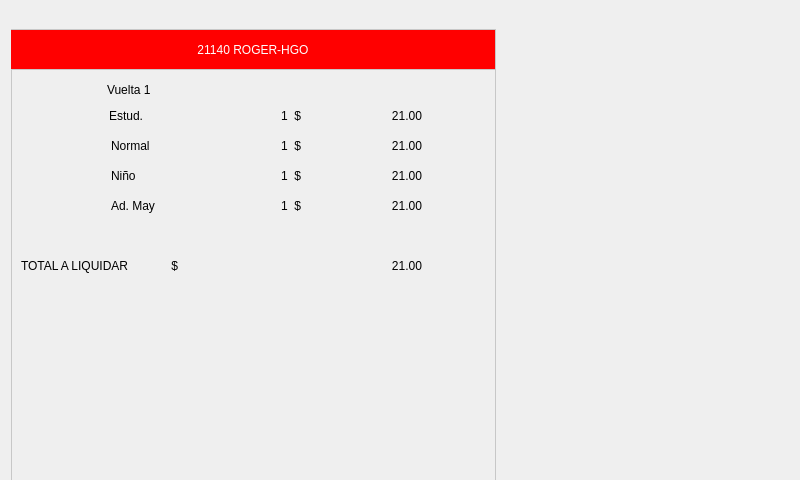
<?xml version="1.0" encoding="UTF-8"?>
<ui version="4.0">
 <class>Form</class>
 <widget class="QWidget" name="Form">
  <property name="geometry">
   <rect>
    <x>0</x>
    <y>0</y>
    <width>800</width>
    <height>480</height>
   </rect>
  </property>
  <property name="minimumSize">
   <size>
    <width>800</width>
    <height>480</height>
   </size>
  </property>
  <property name="maximumSize">
   <size>
    <width>800</width>
    <height>480</height>
   </size>
  </property>
  <property name="windowTitle">
   <string>Form</string>
  </property>
  <widget class="QLabel" name="label_font">
   <property name="geometry">
    <rect>
     <x>0</x>
     <y>0</y>
     <width>800</width>
     <height>480</height>
    </rect>
   </property>
   <property name="text">
    <string/>
   </property>
   <property name="pixmap">
    <pixmap>../Imagenes/Servicios.jpg</pixmap>
   </property>
   <property name="scaledContents">
    <bool>true</bool>
   </property>
   <property name="margin">
    <number>0</number>
   </property>
   <property name="indent">
    <number>-1</number>
   </property>
  </widget>
  <widget class="QFrame" name="destinos">
   <property name="geometry">
    <rect>
     <x>11</x>
     <y>29</y>
     <width>485</width>
     <height>456</height>
    </rect>
   </property>
   <property name="styleSheet">
    <string notr="true">QFrame{
border: 1px solid #c7c7c7;
}</string>
   </property>
   <property name="frameShape">
    <enum>QFrame::StyledPanel</enum>
   </property>
   <property name="frameShadow">
    <enum>QFrame::Raised</enum>
   </property>
   <widget class="QLabel" name="label_vuelta">
    <property name="geometry">
     <rect>
      <x>96</x>
      <y>50</y>
      <width>101</width>
      <height>21</height>
     </rect>
    </property>
    <property name="styleSheet">
     <string notr="true">border: 0;
font: 15pt &quot;MS Sans Serif&quot;;</string>
    </property>
    <property name="text">
     <string>Vuelta 1</string>
    </property>
   </widget>
   <widget class="QLabel" name="label_estudiantes">
    <property name="geometry">
     <rect>
      <x>98</x>
      <y>80</y>
      <width>71</width>
      <height>31</height>
     </rect>
    </property>
    <property name="styleSheet">
     <string notr="true">border: 0;
font: 15pt &quot;MS Sans Serif&quot;;</string>
    </property>
    <property name="frameShadow">
     <enum>QFrame::Plain</enum>
    </property>
    <property name="lineWidth">
     <number>0</number>
    </property>
    <property name="text">
     <string>Estud.</string>
    </property>
    <property name="alignment">
     <set>Qt::AlignLeading|Qt::AlignLeft|Qt::AlignTop</set>
    </property>
   </widget>
   <widget class="QLabel" name="label_head">
    <property name="geometry">
     <rect>
      <x>-1</x>
      <y>0</y>
      <width>486</width>
      <height>41</height>
     </rect>
    </property>
    <property name="styleSheet">
     <string notr="true">color:rgb(255, 255, 255);
background-color:rgb(255, 0, 0);
font: 87 20pt &quot;Arial Black&quot;;</string>
    </property>
    <property name="text">
     <string>21140 ROGER-HGO</string>
    </property>
    <property name="alignment">
     <set>Qt::AlignCenter</set>
    </property>
   </widget>
   <widget class="QLabel" name="label_estudiantes_2">
    <property name="geometry">
     <rect>
      <x>100</x>
      <y>110</y>
      <width>71</width>
      <height>31</height>
     </rect>
    </property>
    <property name="styleSheet">
     <string notr="true">border: 0;
font: 15pt &quot;MS Sans Serif&quot;;</string>
    </property>
    <property name="frameShadow">
     <enum>QFrame::Plain</enum>
    </property>
    <property name="lineWidth">
     <number>0</number>
    </property>
    <property name="text">
     <string>Normal</string>
    </property>
    <property name="alignment">
     <set>Qt::AlignLeading|Qt::AlignLeft|Qt::AlignTop</set>
    </property>
   </widget>
   <widget class="QLabel" name="label_estudiantes_3">
    <property name="geometry">
     <rect>
      <x>100</x>
      <y>140</y>
      <width>71</width>
      <height>31</height>
     </rect>
    </property>
    <property name="styleSheet">
     <string notr="true">border: 0;
font: 15pt &quot;MS Sans Serif&quot;;</string>
    </property>
    <property name="frameShadow">
     <enum>QFrame::Plain</enum>
    </property>
    <property name="lineWidth">
     <number>0</number>
    </property>
    <property name="text">
     <string>Niño</string>
    </property>
    <property name="alignment">
     <set>Qt::AlignLeading|Qt::AlignLeft|Qt::AlignTop</set>
    </property>
   </widget>
   <widget class="QLabel" name="label_estudiantes_4">
    <property name="geometry">
     <rect>
      <x>100</x>
      <y>170</y>
      <width>81</width>
      <height>31</height>
     </rect>
    </property>
    <property name="styleSheet">
     <string notr="true">border: 0;
font: 15pt &quot;MS Sans Serif&quot;;</string>
    </property>
    <property name="frameShadow">
     <enum>QFrame::Plain</enum>
    </property>
    <property name="lineWidth">
     <number>0</number>
    </property>
    <property name="text">
     <string>Ad. May</string>
    </property>
    <property name="alignment">
     <set>Qt::AlignLeading|Qt::AlignLeft|Qt::AlignTop</set>
    </property>
   </widget>
   <widget class="QLabel" name="label_cantidad_boletos_estud">
    <property name="geometry">
     <rect>
      <x>270</x>
      <y>80</y>
      <width>41</width>
      <height>31</height>
     </rect>
    </property>
    <property name="styleSheet">
     <string notr="true">border: 0;
font: 15pt &quot;MS Sans Serif&quot;;</string>
    </property>
    <property name="frameShadow">
     <enum>QFrame::Plain</enum>
    </property>
    <property name="lineWidth">
     <number>0</number>
    </property>
    <property name="text">
     <string>1  $</string>
    </property>
    <property name="alignment">
     <set>Qt::AlignLeading|Qt::AlignLeft|Qt::AlignTop</set>
    </property>
   </widget>
   <widget class="QLabel" name="label_total_cobro_estud">
    <property name="geometry">
     <rect>
      <x>340</x>
      <y>80</y>
      <width>71</width>
      <height>31</height>
     </rect>
    </property>
    <property name="styleSheet">
     <string notr="true">border: 0;
font: 15pt &quot;MS Sans Serif&quot;;</string>
    </property>
    <property name="frameShadow">
     <enum>QFrame::Plain</enum>
    </property>
    <property name="lineWidth">
     <number>0</number>
    </property>
    <property name="text">
     <string>21.00</string>
    </property>
    <property name="alignment">
     <set>Qt::AlignRight|Qt::AlignTop|Qt::AlignTrailing</set>
    </property>
   </widget>
   <widget class="QLabel" name="label_cantidad_boletos_normal">
    <property name="geometry">
     <rect>
      <x>270</x>
      <y>110</y>
      <width>41</width>
      <height>31</height>
     </rect>
    </property>
    <property name="styleSheet">
     <string notr="true">border: 0;
font: 15pt &quot;MS Sans Serif&quot;;</string>
    </property>
    <property name="frameShadow">
     <enum>QFrame::Plain</enum>
    </property>
    <property name="lineWidth">
     <number>0</number>
    </property>
    <property name="text">
     <string>1  $</string>
    </property>
    <property name="alignment">
     <set>Qt::AlignLeading|Qt::AlignLeft|Qt::AlignTop</set>
    </property>
   </widget>
   <widget class="QLabel" name="label_total_cobro_normal">
    <property name="geometry">
     <rect>
      <x>340</x>
      <y>110</y>
      <width>71</width>
      <height>31</height>
     </rect>
    </property>
    <property name="styleSheet">
     <string notr="true">border: 0;
font: 15pt &quot;MS Sans Serif&quot;;</string>
    </property>
    <property name="frameShadow">
     <enum>QFrame::Plain</enum>
    </property>
    <property name="lineWidth">
     <number>0</number>
    </property>
    <property name="text">
     <string>21.00</string>
    </property>
    <property name="alignment">
     <set>Qt::AlignRight|Qt::AlignTop|Qt::AlignTrailing</set>
    </property>
   </widget>
   <widget class="QLabel" name="label_cantidad_boletos_ninio">
    <property name="geometry">
     <rect>
      <x>270</x>
      <y>140</y>
      <width>41</width>
      <height>31</height>
     </rect>
    </property>
    <property name="styleSheet">
     <string notr="true">border: 0;
font: 15pt &quot;MS Sans Serif&quot;;</string>
    </property>
    <property name="frameShadow">
     <enum>QFrame::Plain</enum>
    </property>
    <property name="lineWidth">
     <number>0</number>
    </property>
    <property name="text">
     <string>1  $</string>
    </property>
    <property name="alignment">
     <set>Qt::AlignLeading|Qt::AlignLeft|Qt::AlignTop</set>
    </property>
   </widget>
   <widget class="QLabel" name="label_cantidad_boletos_admayor">
    <property name="geometry">
     <rect>
      <x>270</x>
      <y>170</y>
      <width>41</width>
      <height>31</height>
     </rect>
    </property>
    <property name="styleSheet">
     <string notr="true">border: 0;
font: 15pt &quot;MS Sans Serif&quot;;</string>
    </property>
    <property name="frameShadow">
     <enum>QFrame::Plain</enum>
    </property>
    <property name="lineWidth">
     <number>0</number>
    </property>
    <property name="text">
     <string>1  $</string>
    </property>
    <property name="alignment">
     <set>Qt::AlignLeading|Qt::AlignLeft|Qt::AlignTop</set>
    </property>
   </widget>
   <widget class="QLabel" name="label_total_cobro_ninio">
    <property name="geometry">
     <rect>
      <x>340</x>
      <y>140</y>
      <width>71</width>
      <height>31</height>
     </rect>
    </property>
    <property name="styleSheet">
     <string notr="true">border: 0;
font: 15pt &quot;MS Sans Serif&quot;;</string>
    </property>
    <property name="frameShadow">
     <enum>QFrame::Plain</enum>
    </property>
    <property name="lineWidth">
     <number>0</number>
    </property>
    <property name="text">
     <string>21.00</string>
    </property>
    <property name="alignment">
     <set>Qt::AlignRight|Qt::AlignTop|Qt::AlignTrailing</set>
    </property>
   </widget>
   <widget class="QLabel" name="label_total_cobro_admayor">
    <property name="geometry">
     <rect>
      <x>340</x>
      <y>170</y>
      <width>71</width>
      <height>31</height>
     </rect>
    </property>
    <property name="styleSheet">
     <string notr="true">border: 0;
font: 15pt &quot;MS Sans Serif&quot;;</string>
    </property>
    <property name="frameShadow">
     <enum>QFrame::Plain</enum>
    </property>
    <property name="lineWidth">
     <number>0</number>
    </property>
    <property name="text">
     <string>21.00</string>
    </property>
    <property name="alignment">
     <set>Qt::AlignRight|Qt::AlignTop|Qt::AlignTrailing</set>
    </property>
   </widget>
   <widget class="QLabel" name="label_estudiantes_5">
    <property name="geometry">
     <rect>
      <x>10</x>
      <y>230</y>
      <width>311</width>
      <height>31</height>
     </rect>
    </property>
    <property name="styleSheet">
     <string notr="true">border: 0;
font: 16pt &quot;MS Sans Serif&quot;;</string>
    </property>
    <property name="frameShadow">
     <enum>QFrame::Plain</enum>
    </property>
    <property name="lineWidth">
     <number>0</number>
    </property>
    <property name="text">
     <string>TOTAL A LIQUIDAR             $</string>
    </property>
    <property name="alignment">
     <set>Qt::AlignLeading|Qt::AlignLeft|Qt::AlignTop</set>
    </property>
   </widget>
   <widget class="QLabel" name="label_total_a_liquidar">
    <property name="geometry">
     <rect>
      <x>320</x>
      <y>230</y>
      <width>91</width>
      <height>31</height>
     </rect>
    </property>
    <property name="styleSheet">
     <string notr="true">border: 0;
font: 15pt &quot;MS Sans Serif&quot;;</string>
    </property>
    <property name="frameShadow">
     <enum>QFrame::Plain</enum>
    </property>
    <property name="lineWidth">
     <number>0</number>
    </property>
    <property name="text">
     <string>21.00</string>
    </property>
    <property name="alignment">
     <set>Qt::AlignRight|Qt::AlignTop|Qt::AlignTrailing</set>
    </property>
   </widget>
  </widget>
  <widget class="QLabel" name="label_fin">
   <property name="geometry">
    <rect>
     <x>560</x>
     <y>390</y>
     <width>61</width>
     <height>61</height>
    </rect>
   </property>
   <property name="text">
    <string/>
   </property>
   <property name="pixmap">
    <pixmap>../Imagenes/cerrarVuelta.png</pixmap>
   </property>
   <property name="scaledContents">
    <bool>true</bool>
   </property>
  </widget>
  <widget class="QLabel" name="label_user">
   <property name="geometry">
    <rect>
     <x>540</x>
     <y>110</y>
     <width>221</width>
     <height>231</height>
    </rect>
   </property>
   <property name="text">
    <string/>
   </property>
   <property name="pixmap">
    <pixmap>../Imagenes/User/user/generico.jpg</pixmap>
   </property>
   <property name="scaledContents">
    <bool>true</bool>
   </property>
  </widget>
  <widget class="QLabel" name="label_cancel">
   <property name="geometry">
    <rect>
     <x>710</x>
     <y>390</y>
     <width>61</width>
     <height>61</height>
    </rect>
   </property>
   <property name="text">
    <string/>
   </property>
   <property name="pixmap">
    <pixmap>../Imagenes/no.png</pixmap>
   </property>
   <property name="scaledContents">
    <bool>true</bool>
   </property>
  </widget>
 </widget>
 <resources/>
 <connections/>
</ui>
